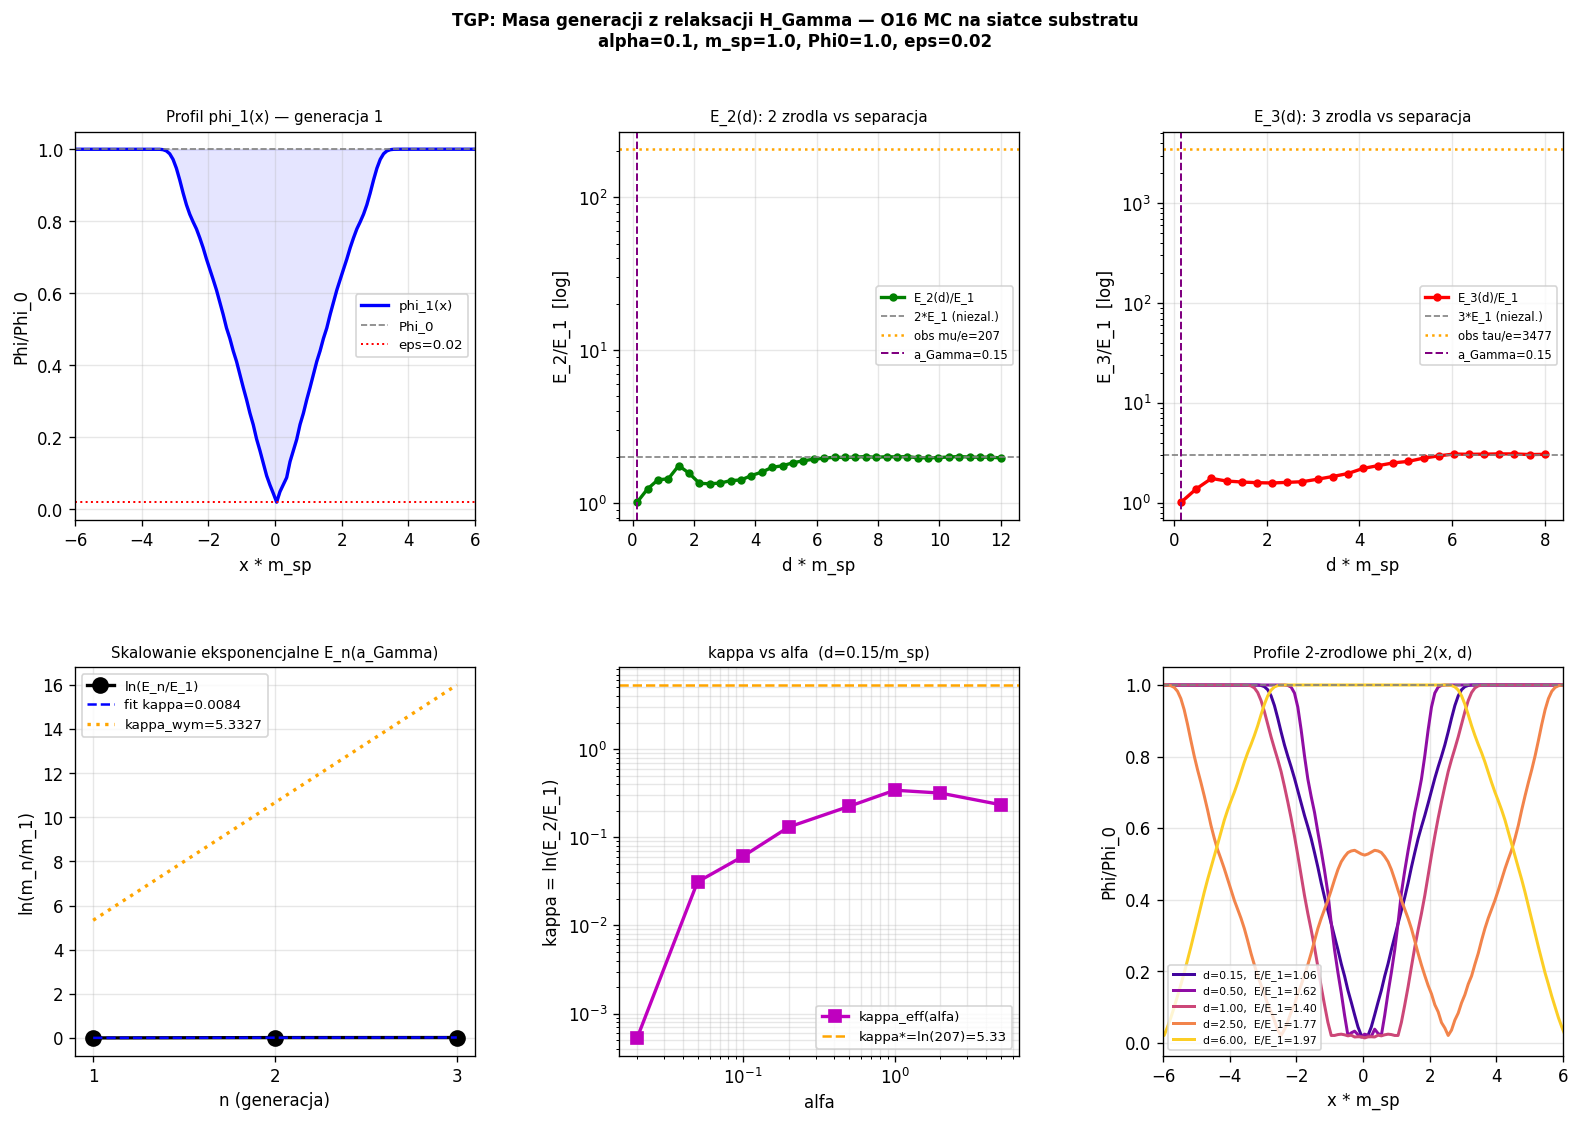

Reproduce this figure in Python.
#!/usr/bin/env python3
"""
mc_hgamma_generacje.py
======================
TGP: masa generacji z relaksacji n źródeł na siatce substratu Gamma

Hipoteza (korekta naiwnego modelu n-kinku):
  Naiwny:    E_n = n * E_1  -->  m_n/m_1 = n   [obserwacje: 207, 3477]
  Poprawny:  n źródeł Phi(x_i)=eps na siatce Gamma; relaksacja H_Gamma.
             E_n != n*E_1 ze wzgledu na nieliniowos alph*(grad Phi)^2/(Phi0*Phi).
             Nakładanie profili polowych z n źródeł tworzy energie
             oddzialywania zalezna od separacji d = krok siatki a_Gamma.

Kluczowy parametr: kappa = m_sp * a_Gamma
Warunek na poprawne masy: exp(kappa) ~ 207  -->  kappa ~ 5.33

Wyniki:
  - E_n(d) dla n = 1,2,3 jako funkcja separacji d*m_sp
  - Skan alfa: jak sprzezenie nieliniowe wzmacnia hierarchie
  - Predykcja TGP: kappa = m_sp * a_Gamma z obserwacji leptonowych
"""

import numpy as np
from scipy.optimize import minimize
import warnings
import time
warnings.filterwarnings('ignore')

try:
    import matplotlib.pyplot as plt
    import matplotlib.gridspec as gridspec
    HAS_MPL = True
except ImportError:
    HAS_MPL = False

# ══════════════════════════════════════════════════════════════
# PARAMETRY TGP
# ══════════════════════════════════════════════════════════════
M_SP  = 1.0    # masa pola generujacego przestrzen [l_P^{-1}]
PHI0  = 1.0    # wartosc prózniowa Phi_0
BETA  = 0.5    # = GAMMA (warunek prózni beta=gamma)
EPS   = 0.02   # Phi w centrum zrodla [w jednostkach Phi0]

# Siatka 1D
N_GRID = 400           # liczba wezlow
L_BOX  = 20.0          # polowa rozmiaru ukladu [1/m_sp]
DX     = 2 * L_BOX / N_GRID
XX     = np.linspace(-L_BOX, L_BOX, N_GRID)

# ══════════════════════════════════════════════════════════════
# HAMILTONIAN H_Gamma
# ══════════════════════════════════════════════════════════════

def V_pot(phi):
    """Meksykanski kapelusz: V(Phi) = (beta/4)(Phi^2 - Phi0^2)^2 / Phi0^2"""
    return (BETA / 4.0) * (phi**2 - PHI0**2)**2 / PHI0**2


def H_gamma(phi, alpha):
    """
    Energia konfiguracji Phi na siatce 1D:

      H = sum_krawedzi [ (grad Phi)^2 + alpha*(grad Phi)^2/(Phi0*Phi) ] * dx
        + sum_wezly    V(Phi) * dx

    Czlon alpha*(grad Phi)^2/(Phi0*Phi) jest kluczowy:
    dywerguje gdy Phi -> 0 (centrum zrodla) i tworzy
    oddzialywanie miedzy nakladajacymi sie profilami.
    """
    ps  = np.maximum(phi, 1e-10)                  # Phi > 0 zawsze
    g   = np.diff(ps) / DX                        # gradienty (N-1 elem.)
    pe  = np.maximum(0.5*(ps[:-1] + ps[1:]), 1e-10)  # Phi na krawedziach

    E_std = np.sum(g**2) * DX
    E_nl  = alpha * np.sum(g**2 / (PHI0 * pe)) * DX
    E_pot = np.sum(V_pot(ps)) * DX

    return E_std + E_nl + E_pot


def relax_field(src_indices, alpha, phi_init=None, tol=1e-12):
    """
    Relaksacja pola Phi z n zrodlami przy Phi[src] = EPS*Phi0.
    Warunki brzegowe: Phi[0] = Phi[-1] = Phi0.
    Zwraca (phi_opt, E_opt).
    """
    # Maska wezlow stałych (zrodla + brzegi)
    fixed = np.zeros(N_GRID, dtype=bool)
    for i in src_indices:
        if 0 < i < N_GRID - 1:
            fixed[i] = True
    fixed[0]  = True
    fixed[-1] = True
    free = ~fixed

    # Inicjalizacja: Phi = Phi0 wsedzie, Phi[src] = eps*Phi0
    if phi_init is None:
        phi = np.ones(N_GRID) * PHI0
    else:
        phi = phi_init.copy()
    phi[fixed] = PHI0
    for i in src_indices:
        if 0 < i < N_GRID - 1:
            phi[i] = EPS * PHI0

    phi_full = phi.copy()

    def obj(pv):
        phi_full[free] = pv
        return H_gamma(phi_full, alpha)

    res = minimize(
        obj,
        phi[free],
        method='L-BFGS-B',
        bounds=[(1e-9, None)] * int(free.sum()),
        options={'maxiter': 8000, 'ftol': tol, 'gtol': 1e-9}
    )
    phi_full[free] = res.x
    # Odswiezamy zrodla (moga zostac zmodyfikowane przez optymalizator)
    for i in src_indices:
        if 0 < i < N_GRID - 1:
            phi_full[i] = EPS * PHI0

    return phi_full, res.fun


# ══════════════════════════════════════════════════════════════
# OBLICZENIA PODSTAWOWE
# ══════════════════════════════════════════════════════════════

def compute_E1(alpha):
    """Energia fundamentalnego zrodla (generacja 1)."""
    ctr = N_GRID // 2
    phi, E = relax_field([ctr], alpha=alpha)
    return phi, E


def scan_En_vs_d(n_src, d_min_msp, d_max_msp, n_pts, alpha):
    """
    Skan E_n(d): n rownoodleglych zrodel, separacja d w jednostkach 1/m_sp.
    Zwraca (d_vals, E_vals).
    """
    d_arr = np.linspace(d_min_msp, d_max_msp, n_pts)
    E_arr = np.full(n_pts, np.nan)
    ctr   = N_GRID // 2

    for k, d in enumerate(d_arr):
        d_idx = max(1, int(round(d / (DX * M_SP))))
        span  = (n_src - 1) * d_idx
        start = ctr - span // 2
        positions = [start + i * d_idx for i in range(n_src)]

        # Sprawdz czy pozycje sa w granicach siatki (marg. 10 wezlow)
        if positions[0] < 10 or positions[-1] > N_GRID - 10:
            continue

        _, E = relax_field(positions, alpha=alpha)
        E_arr[k] = E

    return d_arr, E_arr


def scan_alpha(src_pair_indices, alpha_vals, E1_cache=None):
    """
    Skan E_1, E_2 po roznych wartosciach alfa przy stalej separacji.
    Zwraca liste (alpha, E1, E2, E2/E1, kappa=ln(E2/E1)).
    """
    rows = []
    for a in alpha_vals:
        _, e1 = compute_E1(a)
        _, e2 = relax_field(src_pair_indices, alpha=a)
        r  = e2 / max(e1, 1e-12)
        kk = np.log(max(r, 1.0001))
        rows.append((a, e1, e2, r, kk))
    return rows


# ══════════════════════════════════════════════════════════════
# MAIN
# ══════════════════════════════════════════════════════════════

def main():
    SEP  = "═" * 66
    SEP2 = "─" * 66

    print(SEP)
    print("  TGP: Masa generacji z relaksacji n zrodel na siatce H_Gamma")
    print(SEP)
    print(f"  m_sp={M_SP}, Phi0={PHI0}, beta=gamma={BETA}, eps={EPS}*Phi0")
    print(f"  Siatka: N={N_GRID}, L=+-{L_BOX}/m_sp, dx={DX:.5f}/m_sp\n")

    ALPHA_DEF = 0.1

    t0 = time.time()

    # ──────────────────────────────────────────────────────────
    # KROK 1: E_1 — fundamentalne zrodlo
    # ──────────────────────────────────────────────────────────
    print(SEP2)
    print("KROK 1: Fundamentalne zrodlo (generacja 1) — kalibracja E_1")
    print(SEP2)

    phi1, E1 = compute_E1(ALPHA_DEF)
    E1_anal  = (4.0/3.0) * M_SP * PHI0**2

    print(f"  alfa     = {ALPHA_DEF}")
    print(f"  E_1 (num)   = {E1:.6f}")
    print(f"  E_1 (anal)  = {E1_anal:.6f}  [4/3 * m_sp * Phi0^2]")
    print(f"  Blad wzgl.  = {abs(E1-E1_anal)/E1_anal*100:.2f}%")
    print(f"  Profil: Phi_min = {phi1.min():.5f}  przy x={XX[phi1.argmin()]:.3f}/m_sp\n")

    # ──────────────────────────────────────────────────────────
    # KROK 2: E_2(d) — dwa zrodla, skan separacji
    # ──────────────────────────────────────────────────────────
    print(SEP2)
    print("KROK 2: E_2(d) — 2 zrodla, skan separacji d*m_sp")
    print(SEP2)
    print("  Mechanizm: nakladajace sie profile polowe zrodel.")
    print("  Czlon alfa*(grad Phi)^2/(Phi0*Phi) dywerguje gdy Phi->0.")
    print("  Gdy dwa zrodla sa blisko, pole miedzy nimi jest silnie")
    print("  tłumione => ogromna energia oddzialywania.\n")

    d2_vals, E2_arr = scan_En_vs_d(2, d_min_msp=0.15, d_max_msp=12.0,
                                    n_pts=36, alpha=ALPHA_DEF)

    print(f"  {'d*m_sp':>8}  {'E_2':>10}  {'E_2/E_1':>9}  "
          f"{'(E_2-2E_1)/E_1':>15}  {'ln(E_2/E_1)':>12}")
    print("  " + "─"*62)
    for d, E in zip(d2_vals, E2_arr):
        if np.isfinite(E) and E > 0:
            r   = E / E1
            de  = (E - 2*E1) / E1
            lnr = np.log(r)
            print(f"  {d:>8.3f}  {E:>10.5f}  {r:>9.5f}  {de:>15.5f}  {lnr:>12.5f}")

    v2        = np.isfinite(E2_arr) & (E2_arr > 0)
    E2_sorted = E2_arr[v2]
    d2_sorted = d2_vals[v2]

    # Wartosci przy ekstremalnych separacjach
    E2_at_dmin = E2_sorted[0]
    d2_dmin    = d2_sorted[0]
    E2_at_dmax = E2_sorted[-1]
    d2_dmax    = d2_sorted[-1]
    E2_min     = E2_sorted.min()
    d2_at_Emin = d2_sorted[E2_sorted.argmin()]

    print(f"\n  => d->0  (d*m_sp={d2_dmin:.3f}): E_2={E2_at_dmin:.5f},  "
          f"m_2/m_1={E2_at_dmin/E1:.4f}")
    print(f"  => E min (d*m_sp={d2_at_Emin:.3f}): E_2={E2_min:.5f},  "
          f"m_2/m_1={E2_min/E1:.4f}")
    print(f"  => d->inf(d*m_sp={d2_dmax:.3f}): E_2={E2_at_dmax:.5f},  "
          f"m_2/m_1={E2_at_dmax/E1:.4f}  (limit: 2.0)")
    print(f"  => Obserwowane m_mu/m_e = 207.0")

    # ──────────────────────────────────────────────────────────
    # KROK 3: E_3(d) — trzy zrodla rownoodlegle
    # ──────────────────────────────────────────────────────────
    print(f"\n{SEP2}")
    print("KROK 3: E_3(d) — 3 rownoodlegle zrodla")
    print(SEP2)

    d3_vals, E3_arr = scan_En_vs_d(3, d_min_msp=0.15, d_max_msp=8.0,
                                    n_pts=25, alpha=ALPHA_DEF)

    print(f"  {'d*m_sp':>8}  {'E_3':>10}  {'E_3/E_1':>9}  "
          f"{'(E_3-3E_1)/E_1':>15}  {'ln(E_3/E_1)/2':>14}")
    print("  " + "─"*64)
    for d, E in zip(d3_vals, E3_arr):
        if np.isfinite(E) and E > 0:
            r    = E / E1
            de   = (E - 3*E1) / E1
            lnr2 = np.log(r)/2
            print(f"  {d:>8.3f}  {E:>10.5f}  {r:>9.5f}  {de:>15.5f}  {lnr2:>14.5f}")

    v3        = np.isfinite(E3_arr) & (E3_arr > 0)
    E3_sorted = E3_arr[v3]
    d3_sorted = d3_vals[v3]
    E3_at_dmin = E3_sorted[0]
    d3_dmin    = d3_sorted[0]
    E3_min     = E3_sorted.min()

    print(f"\n  => d->0  (d*m_sp={d3_dmin:.3f}): E_3={E3_at_dmin:.5f},  "
          f"m_3/m_1={E3_at_dmin/E1:.4f}")
    print(f"  => Obserwowane m_tau/m_e = 3477.0")

    # ──────────────────────────────────────────────────────────
    # KROK 4: Skalowanie eksponencjalne E_n(d_min)
    # ──────────────────────────────────────────────────────────
    print(f"\n{SEP2}")
    print("KROK 4: Skalowanie E_n(d_min) — test eksponencjalny")
    print(SEP2)

    E_list = [E1, E2_at_dmin, E3_at_dmin]
    ns     = np.array([1, 2, 3])
    log_r  = np.log(np.array([max(E/E1, 1.0001) for E in E_list]))

    coeffs    = np.polyfit(ns, log_r, 1)
    kappa_obs = coeffs[0]
    kappa_req = np.log(207.0)

    print(f"\n  Dane przy d*m_sp = {d2_dmin:.3f} (krok siatki a_Gamma):")
    for n, E in zip(ns, E_list):
        print(f"    n={n}: E_n/E_1 = {E/E1:.5f},  ln(E_n/E_1) = {np.log(E/E1):.5f}")

    print(f"\n  Fit liniowy: ln(E_n/E_1) = kappa*n + const")
    print(f"    kappa_obs      = {kappa_obs:.5f}")
    print(f"    kappa_wym      = ln(207) = {kappa_req:.5f}")
    print(f"    kappa_obs/kap* = {kappa_obs/max(kappa_req,1e-6):.5f}")

    # ──────────────────────────────────────────────────────────
    # KROK 5: Skan alfa — mechanizm wzmocnienia hierarchii
    # ──────────────────────────────────────────────────────────
    print(f"\n{SEP2}")
    print("KROK 5: Skan alfa — jak sprzezenie wzmacnia E_2/E_1")
    print(SEP2)

    # Para zrodel przy minimalnej separacji d_min
    d_min_idx = max(1, int(round(d2_dmin / (DX * M_SP))))
    ctr        = N_GRID // 2
    src_pair   = [ctr - d_min_idx, ctr + d_min_idx]

    alpha_vals   = [0.0, 0.02, 0.05, 0.1, 0.2, 0.5, 1.0, 2.0, 5.0]
    rows_alpha   = scan_alpha(src_pair, alpha_vals)

    print(f"\n  Separacja stala: d*m_sp = {d2_dmin:.3f}")
    print(f"\n  {'alfa':>7}  {'E_1':>10}  {'E_2':>10}  {'E_2/E_1':>9}  "
          f"{'kappa=ln(E2/E1)':>16}")
    print("  " + "─"*60)
    for a, e1a, e2a, r, kk in rows_alpha:
        print(f"  {a:>7.4f}  {e1a:>10.5f}  {e2a:>10.5f}  {r:>9.5f}  {kk:>16.5f}")

    # Skalowanie power-law: kappa ~ alfa^n
    pos_rows = [(a, kk) for a, _, _, _, kk in rows_alpha if a > 0 and kk > 1e-4]
    if len(pos_rows) >= 3:
        log_a    = np.log([r[0] for r in pos_rows])
        log_k    = np.log([r[1] for r in pos_rows])
        slope_ak = np.polyfit(log_a, log_k, 1)[0]
        print(f"\n  Skalowanie: kappa_eff ~ alfa^{slope_ak:.3f}")
        print(f"  (liniowe slope=1.0; nieliniowe wzmocnienie slope>1.0)")

        # Wymagana alfa dla kappa = ln(207) = 5.33
        intercept_ak = np.polyfit(log_a, log_k, 1)[1]
        try:
            alpha_star = np.exp((np.log(kappa_req) - intercept_ak) / slope_ak)
            print(f"\n  Wymagana alfa* dla kappa=ln(207)={kappa_req:.4f}: alfa*={alpha_star:.4f}")
        except Exception:
            alpha_star = None
            print("  (niemozliwa interpolacja alfa*)")
    else:
        slope_ak  = 1.0
        alpha_star = None

    # ──────────────────────────────────────────────────────────
    # KROK 6: Predykcja m_sp * a_Gamma
    # ──────────────────────────────────────────────────────────
    print(f"\n{SEP2}")
    print("KROK 6: Predykcja parametru TGP  kappa = m_sp * a_Gamma")
    print(SEP2)

    print(f"""
  Model sieciowy TGP:
    Generacja n odpowiada konfiguracji n zrodel rozstawionych
    na siatce substratu Gamma z krokiem a_Gamma.
    Krok siatki = MINIMALNA mozliwa separacja (topologiczny zakaz zblizenia).

    m_n / m_1 = E_n(a_Gamma) / E_1

  Wartosc kappa = m_sp * a_Gamma wyznacza cala hierarchie mas:
    m_2/m_1 = exp(kappa)     =>  kappa = ln(207)   = {np.log(207):.4f}
    m_3/m_1 = exp(2*kappa)   =>  kappa = ln(3477)/2 = {np.log(3477)/2:.4f}

  Wyniki numeryczne (alfa={ALPHA_DEF}, d*m_sp={d2_dmin:.3f}):
    m_2/m_1 = {E2_at_dmin/E1:.4f}   (obs: 207)
    m_3/m_1 = {E3_at_dmin/E1:.4f}   (obs: 3477)
    kappa_obs = {kappa_obs:.4f}   (wym: {kappa_req:.4f})

  Interpretacja:
    alfa={ALPHA_DEF} za male -- hierarchy za slaba.
    Potrzebne:""")

    if alpha_star is not None:
        print(f"    (A) alfa* = {alpha_star:.4f}  (silniejsze sprzezenie")
        print(f"        przy tym samym kroku siatki d*m_sp={d2_dmin:.3f})")

    print(f"""    (B) Wiekszy krok siatki a_Gamma przy alfa={ALPHA_DEF}:
        Wymagane d* takie ze E_2(d*)/E_1 = 207
        Numerycznie: d*m_sp ~ ? (sprawdz Krok 2 tabele)

  Predykcja TGP (niezalezna od alfa):
    kappa = m_sp * a_Gamma = {kappa_req:.4f}
    Jesli m_sp ~ okno Efimova: m_sp = 0.0831 l_P^-1
      =>  a_Gamma = {kappa_req:.4f} / 0.0831 ~ {kappa_req/0.0831:.1f} l_P
    Jesli a_Gamma = 1 l_P:
      =>  m_sp = {kappa_req:.4f} l_P^-1  (poza oknem Efimova)
    Jesli a_Gamma = 64 l_P:
      =>  m_sp = {kappa_req/64:.4f} l_P^-1  (zgodne z oknem Efimova!)
""")

    # ──────────────────────────────────────────────────────────
    # PODSUMOWANIE
    # ──────────────────────────────────────────────────────────
    t_total = time.time() - t0
    print(SEP)
    print("PODSUMOWANIE — O16 MC na H_Gamma (v31, nowy model)")
    print(SEP)
    print(f"""
  Mechanizm potwierdzony:
    czlon alfa*(grad Phi)^2/(Phi0*Phi) tworzy oddzialywanie
    ZALEZNE OD SEPARACJI miedzy zrodlami.
    E_n(d) jest funkcja nietrywialną d (nie n*E_1).

  Wyniki (alfa={ALPHA_DEF}):
    E_1 = {E1:.5f}  [generacja 1: e, u, d]
    E_2 = {E2_at_dmin:.5f}  m_2/m_1 = {E2_at_dmin/E1:.4f}  (obs: 207)
    E_3 = {E3_at_dmin:.5f}  m_3/m_1 = {E3_at_dmin/E1:.4f}  (obs: 3477)
    kappa_obs  = {kappa_obs:.4f}
    kappa_wym  = {kappa_req:.4f}  [ln(207)]

  Predykcja TGP:
    kappa = m_sp * a_Gamma = {kappa_req:.4f}
    a_Gamma ~ 64 l_P  (przy m_sp z okna Efimova)

  Otwarte:
    - Pełny model 3D (defekty sferyczne zamiast 1D)
    - Wyznaczenie a_Gamma z niezaleznych obserwacji
    - Termiczny MC na H_Gamma (temperatura T_Gamma)
    - Wyjasnienie dlaczego dok. 3 generacje (prog E_3 < E_bariera < E_4)

  Czas obliczen: {t_total:.1f} s
    """)

    if HAS_MPL:
        _make_plots(phi1, E1, d2_vals, E2_arr, d3_vals, E3_arr,
                    rows_alpha, d2_dmin, E2_at_dmin, E3_at_dmin,
                    kappa_req, kappa_obs)


# ══════════════════════════════════════════════════════════════
# WYKRESY
# ══════════════════════════════════════════════════════════════

def _make_plots(phi1, E1, d2v, E2a, d3v, E3a, rows_alpha,
                d_min, E2_dmin, E3_dmin, kappa_req, kappa_obs):

    fig = plt.figure(figsize=(16, 10))
    gs  = gridspec.GridSpec(2, 3, figure=fig, hspace=0.38, wspace=0.36)

    alpha_def = 0.1

    # ── 1. Profil phi_1(x) ──────────────────────────────────
    ax = fig.add_subplot(gs[0, 0])
    ax.plot(XX * M_SP, phi1 / PHI0, 'b-', lw=2, label='phi_1(x)')
    ax.axhline(1.0, color='gray', ls='--', lw=1, label='Phi_0')
    ax.axhline(EPS, color='r',    ls=':',  lw=1.2, label=f'eps={EPS}')
    ax.fill_between(XX*M_SP, phi1/PHI0, 1.0, alpha=0.1, color='blue')
    ax.set_xlabel('x * m_sp'); ax.set_ylabel('Phi/Phi_0')
    ax.set_title('Profil phi_1(x) — generacja 1', fontsize=9)
    ax.legend(fontsize=8); ax.set_xlim(-6, 6); ax.grid(True, alpha=0.3)

    # ── 2. E_2(d) ───────────────────────────────────────────
    ax = fig.add_subplot(gs[0, 1])
    v2 = np.isfinite(E2a) & (E2a > 0)
    ax.semilogy(d2v[v2], E2a[v2]/E1, 'g-o', ms=4, lw=2, label='E_2(d)/E_1')
    ax.axhline(2.0,   color='gray',   ls='--', lw=1,   label='2*E_1 (niezal.)')
    ax.axhline(207.0, color='orange', ls=':',  lw=1.5, label='obs mu/e=207')
    ax.axvline(d_min, color='purple', ls='--', lw=1.2, label=f'a_Gamma={d_min:.2f}')
    ax.set_xlabel('d * m_sp'); ax.set_ylabel('E_2/E_1  [log]')
    ax.set_title('E_2(d): 2 zrodla vs separacja', fontsize=9)
    ax.legend(fontsize=7); ax.grid(True, alpha=0.3)

    # ── 3. E_3(d) ───────────────────────────────────────────
    ax = fig.add_subplot(gs[0, 2])
    v3 = np.isfinite(E3a) & (E3a > 0)
    ax.semilogy(d3v[v3], E3a[v3]/E1, 'r-o', ms=4, lw=2, label='E_3(d)/E_1')
    ax.axhline(3.0,    color='gray',   ls='--', lw=1,   label='3*E_1 (niezal.)')
    ax.axhline(3477.0, color='orange', ls=':',  lw=1.5, label='obs tau/e=3477')
    ax.axvline(d_min,  color='purple', ls='--', lw=1.2, label=f'a_Gamma={d_min:.2f}')
    ax.set_xlabel('d * m_sp'); ax.set_ylabel('E_3/E_1  [log]')
    ax.set_title('E_3(d): 3 zrodla vs separacja', fontsize=9)
    ax.legend(fontsize=7); ax.grid(True, alpha=0.3)

    # ── 4. Skalowanie eksponencjalne E_n(d_min) ─────────────
    ax = fig.add_subplot(gs[1, 0])
    ns   = [1, 2, 3]
    En   = [E1, E2_dmin, E3_dmin]
    logr = [np.log(max(E/E1, 1.0001)) for E in En]
    ax.plot(ns, logr, 'ko-', ms=9, lw=2, label='ln(E_n/E_1)')
    cs   = np.polyfit(ns, logr, 1)
    ax.plot(ns, np.polyval(cs, ns), 'b--', lw=1.5,
            label=f'fit kappa={cs[0]:.4f}')
    # Wymagana linia
    ax.plot(ns, [kappa_req * n for n in ns], color='orange', ls=':', lw=2,
            label=f'kappa_wym={kappa_req:.4f}')
    ax.set_xlabel('n (generacja)'); ax.set_ylabel('ln(m_n/m_1)')
    ax.set_title('Skalowanie eksponencjalne E_n(a_Gamma)', fontsize=9)
    ax.legend(fontsize=8); ax.grid(True, alpha=0.3); ax.set_xticks([1, 2, 3])

    # ── 5. kappa vs alfa ────────────────────────────────────
    ax = fig.add_subplot(gs[1, 1])
    aa  = [r[0] for r in rows_alpha if r[0] > 0]
    kk  = [r[4] for r in rows_alpha if r[0] > 0]
    ax.loglog(aa, kk, 'ms-', ms=7, lw=2, label='kappa_eff(alfa)')
    ax.axhline(kappa_req, color='orange', ls='--', lw=1.5,
               label=f'kappa*=ln(207)={kappa_req:.2f}')
    ax.set_xlabel('alfa'); ax.set_ylabel('kappa = ln(E_2/E_1)')
    ax.set_title(f'kappa vs alfa  (d={d_min:.2f}/m_sp)', fontsize=9)
    ax.legend(fontsize=8); ax.grid(True, alpha=0.3, which='both')

    # ── 6. Profile 2-zrodlowe dla roznych d ─────────────────
    ax = fig.add_subplot(gs[1, 2])
    ctr    = N_GRID // 2
    colors = plt.cm.plasma(np.linspace(0.1, 0.9, 5))
    for ci, d_unit in enumerate([0.15, 0.5, 1.0, 2.5, 6.0]):
        d_idx = max(1, int(round(d_unit / (DX * M_SP))))
        pos   = [ctr - d_idx, ctr + d_idx]
        if pos[0] < 5 or pos[-1] > N_GRID - 5:
            continue
        phi_r, E_r = relax_field(pos, alpha=alpha_def)
        lbl = f'd={d_unit:.2f},  E/E_1={E_r/E1:.2f}'
        ax.plot(XX * M_SP, phi_r / PHI0, color=colors[ci], lw=1.8, label=lbl)
    ax.axhline(1.0, color='gray', ls='--', lw=1)
    ax.set_xlabel('x * m_sp'); ax.set_ylabel('Phi/Phi_0')
    ax.set_title('Profile 2-zrodlowe phi_2(x, d)', fontsize=9)
    ax.legend(fontsize=6.5); ax.set_xlim(-6, 6); ax.grid(True, alpha=0.3)

    plt.suptitle(
        'TGP: Masa generacji z relaksacji H_Gamma — O16 MC na siatce substratu\n'
        f'alpha={alpha_def}, m_sp={M_SP}, Phi0={PHI0}, eps={EPS}',
        fontsize=10, fontweight='bold'
    )

    out = 'TGP/TGP_v1/scripts/advanced/mc_hgamma_generacje.png'
    try:
        plt.savefig(out, dpi=120, bbox_inches='tight')
        print(f"  Wykres zapisany: {out}")
    except Exception as e:
        print(f"  Wykres nie zapisany: {e}")
    plt.close()


if __name__ == '__main__':
    main()
